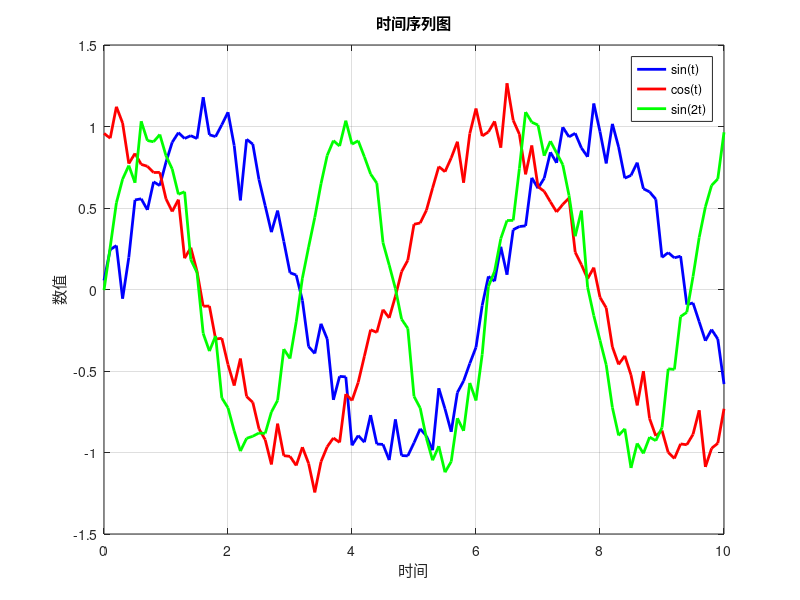
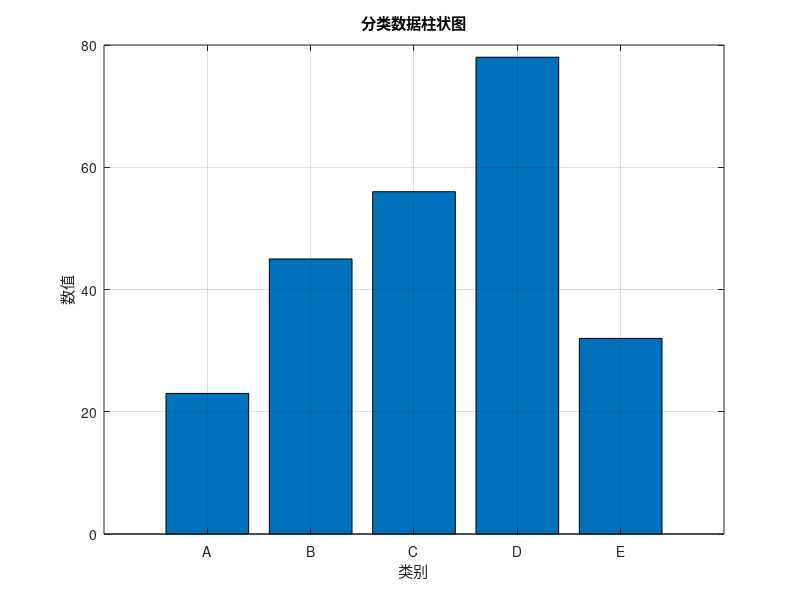
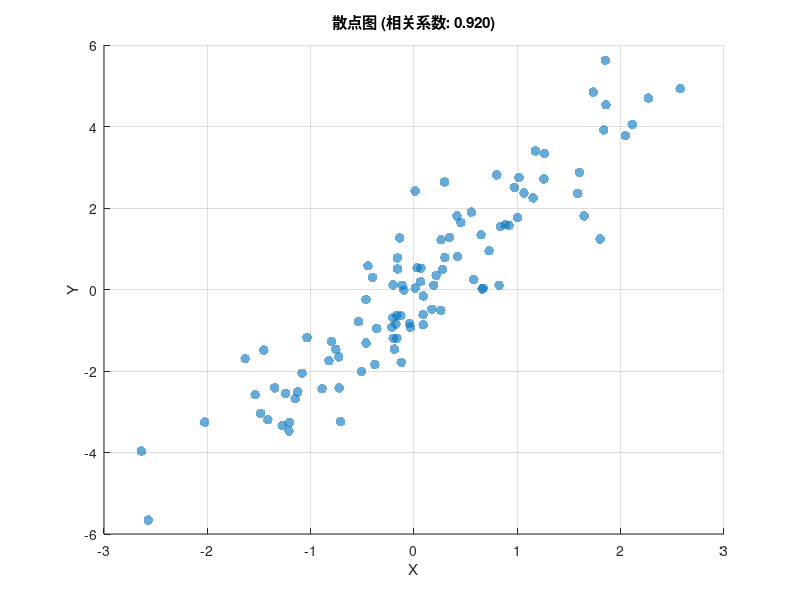
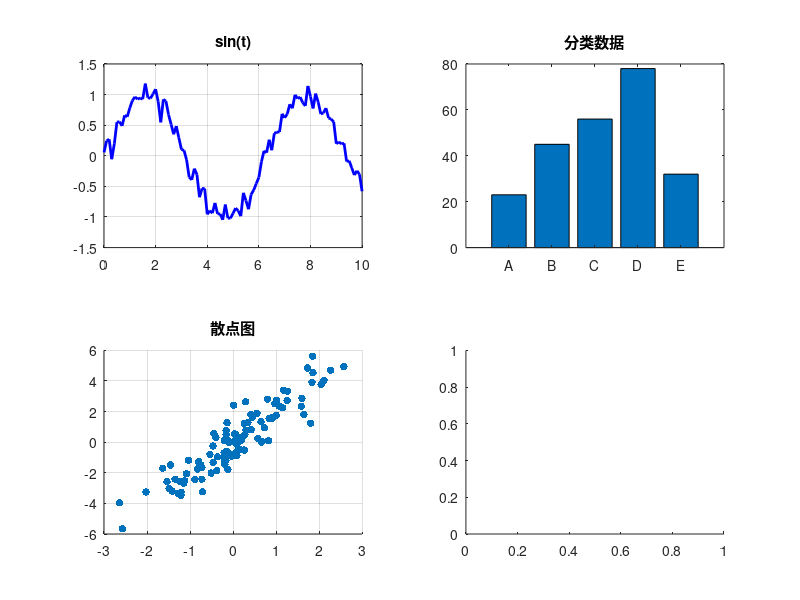

MATLAB code for these plots, in order: (Note: this script raises an error after producing the figures.)
% MATLAB脚本：数据计算和图表生成
% 此脚本在无人值守情况下运行，生成数据并保存结果

function create_data()
    try
        % 设置输出目录
        outputDir = 'output';
        if ~exist(outputDir, 'dir')
            mkdir(outputDir);
        end
        
        % 生成示例数据
        fprintf('开始生成数据...\n');
        
        % 创建时间序列数据
        t = 0:0.1:10;
        y1 = sin(t) + 0.1*randn(size(t));
        y2 = cos(t) + 0.1*randn(size(t));
        y3 = sin(2*t) + 0.1*randn(size(t));
        
        % 创建分类数据
        categories = {'A', 'B', 'C', 'D', 'E'};
        values = [23, 45, 56, 78, 32];
        
        % 创建散点图数据
        x_scatter = randn(100, 1);
        y_scatter = 2*x_scatter + randn(100, 1);
        
        % 计算统计信息
        stats = struct();
        stats.mean_y1 = mean(y1);
        stats.std_y1 = std(y1);
        stats.mean_y2 = mean(y2);
        stats.std_y2 = std(y2);
        stats.correlation = corr(x_scatter, y_scatter);
        
        % 保存数据到JSON文件
        data = struct();
        data.time_series = struct();
        data.time_series.t = t;
        data.time_series.y1 = y1;
        data.time_series.y2 = y2;
        data.time_series.y3 = y3;
        
        data.categorical = struct();
        data.categorical.categories = categories;
        data.categorical.values = values;
        
        data.scatter = struct();
        data.scatter.x = x_scatter;
        data.scatter.y = y_scatter;
        
        data.statistics = stats;
        data.timestamp = datestr(now, 'yyyy-mm-dd HH:MM:SS');
        
        % 保存JSON数据
        jsonFile = fullfile(outputDir, 'data.json');
        jsonStr = jsonencode(data);
        fid = fopen(jsonFile, 'w');
        if fid ~= -1
            fprintf(fid, '%s', jsonStr);
            fclose(fid);
            fprintf('数据已保存到: %s\n', jsonFile);
        else
            error('无法创建JSON文件');
        end
        
        % 生成图表并保存
        fprintf('开始生成图表...\n');
        
        % 图1: 时间序列图
        fig1 = figure('Visible', 'off');
        plot(t, y1, 'b-', 'LineWidth', 2, 'DisplayName', 'sin(t)');
        hold on;
        plot(t, y2, 'r-', 'LineWidth', 2, 'DisplayName', 'cos(t)');
        plot(t, y3, 'g-', 'LineWidth', 2, 'DisplayName', 'sin(2t)');
        xlabel('时间');
        ylabel('数值');
        title('时间序列图');
        legend('Location', 'best');
        grid on;
        
        % 保存时间序列图
        timeSeriesFile = fullfile(outputDir, 'time_series.png');
        saveas(fig1, timeSeriesFile);
        close(fig1);
        fprintf('时间序列图已保存到: %s\n', timeSeriesFile);
        
        % 图2: 柱状图
        fig2 = figure('Visible', 'off');
        bar(values);
        set(gca, 'XTickLabel', categories);
        xlabel('类别');
        ylabel('数值');
        title('分类数据柱状图');
        grid on;
        
        % 保存柱状图
        barFile = fullfile(outputDir, 'bar_chart.png');
        saveas(fig2, barFile);
        close(fig2);
        fprintf('柱状图已保存到: %s\n', barFile);
        
        % 图3: 散点图
        fig3 = figure('Visible', 'off');
        scatter(x_scatter, y_scatter, 50, 'filled', 'MarkerFaceAlpha', 0.6);
        xlabel('X');
        ylabel('Y');
        title(sprintf('散点图 (相关系数: %.3f)', stats.correlation));
        grid on;
        
        % 保存散点图
        scatterFile = fullfile(outputDir, 'scatter_plot.png');
        saveas(fig3, scatterFile);
        close(fig3);
        fprintf('散点图已保存到: %s\n', scatterFile);
        
        % 图4: 综合图表
        fig4 = figure('Visible', 'off');
        subplot(2,2,1);
        plot(t, y1, 'b-', 'LineWidth', 2);
        title('sin(t)');
        grid on;
        
        subplot(2,2,2);
        bar(values);
        set(gca, 'XTickLabel', categories);
        title('分类数据');
        
        subplot(2,2,3);
        scatter(x_scatter, y_scatter, 30, 'filled');
        title('散点图');
        grid on;
        
        subplot(2,2,4);
        histogram(y1, 20);
        title('y1分布');
        grid on;
        
        % 保存综合图表
        combinedFile = fullfile(outputDir, 'combined_chart.png');
        saveas(fig4, combinedFile);
        close(fig4);
        fprintf('综合图表已保存到: %s\n', combinedFile);
        
        % 创建状态文件
        statusFile = fullfile(outputDir, 'status.txt');
        fid = fopen(statusFile, 'w');
        if fid ~= -1
            fprintf(fid, 'MATLAB脚本执行成功\n');
            fprintf(fid, '执行时间: %s\n', datestr(now, 'yyyy-mm-dd HH:MM:SS'));
            fprintf(fid, '生成文件:\n');
            fprintf(fid, '- data.json\n');
            fprintf(fid, '- time_series.png\n');
            fprintf(fid, '- bar_chart.png\n');
            fprintf(fid, '- scatter_plot.png\n');
            fprintf(fid, '- combined_chart.png\n');
            fclose(fid);
        end
        
        fprintf('MATLAB脚本执行完成！\n');
        fprintf('所有文件已保存到: %s\n', outputDir);
        
    catch ME
        % 错误处理
        fprintf('MATLAB脚本执行出错: %s\n', ME.message);
        
        % 创建错误状态文件
        errorDir = 'output';
        if ~exist(errorDir, 'dir')
            mkdir(errorDir);
        end
        
        errorFile = fullfile(errorDir, 'error.txt');
        fid = fopen(errorFile, 'w');
        if fid ~= -1
            fprintf(fid, 'MATLAB脚本执行失败\n');
            fprintf(fid, '错误时间: %s\n', datestr(now, 'yyyy-mm-dd HH:MM:SS'));
            fprintf(fid, '错误信息: %s\n', ME.message);
            fclose(fid);
        end
        
        rethrow(ME);
    end
end

% 执行主函数
create_data();
